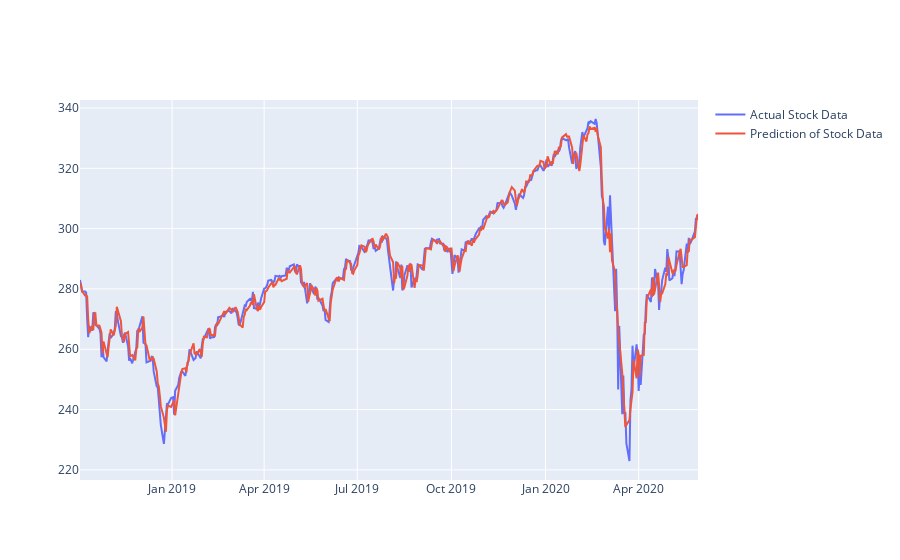

The notebook cell saved with this chart:
### Code cell
#trace1 = go.Candlestick(x=df.index, open=df['Open'], high=df['High'], low=df['Low'], close=df['Close'], name='Stock Data')
trace1 = go.Scatter(x=predictor.index, y=predictor, name='Actual Stock Data')
trace2 = go.Scatter(x=inputs.index, y=predicted, name='Prediction of Stock Data')
fig = go.Figure(data=[trace1, trace2])
fig.update_layout(xaxis_rangeslider_visible=False)
fig.show()

### Figure 1 — Plotly figure (JSON) as saved in the notebook; plotly's stock layout.template omitted (floating-point values rounded to 4 significant figures; data arrays with more than 128 entries replaced by an {"elided": "..."} marker saying what was removed)
{"data": [{"name": "Actual Stock Data", "type": "scatter", "x": {"elided": "416 str values"}, "y": {"elided": "416 float values"}}, {"name": "Prediction of Stock Data", "type": "scatter", "x": {"elided": "416 str values"}, "y": {"elided": "416 float values"}}], "layout": {"autosize": true, "xaxis": {"autorange": true, "range": ["2018-10-03", "2020-05-29"], "rangeslider": {"visible": false, "yaxis": {}}, "type": "date"}, "yaxis": {"autorange": true, "range": [216.6, 342.7], "type": "linear"}}}
